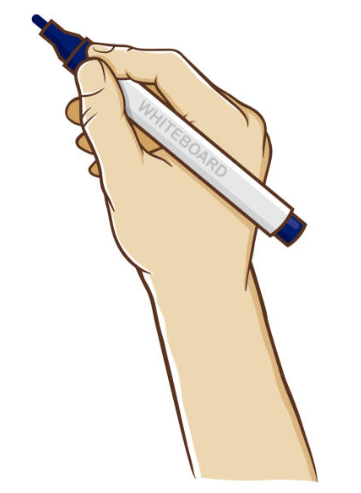
#> input picture generate-whiteboard-animated-videos/images/drawing-hand.png, 361 x 493 px, found by its file name
$ python draw-u3.py
#> lines starting #> are read from the running program, lines starting #| are printed output that depends on the picture; after the words box and inside, x2 and y2 are one past the last pixel; in counts of white or black regions, pixels touching at a corner belong together
import cv2
import numpy as np
import math
import os

def euc_dist(arr1, point):
    square_sub = (arr1 - point)**2
    return np.sqrt(np.sum(square_sub, axis=1))

def get_extreme_coordinates(mask):
    indices = np.where(mask == 255)
    # Extract the x and y coordinates of the pixels.
    x = indices[1]
    y = indices[0]

    # Find the minimum and maximum x and y coordinates.
    topleft = (np.min(x), np.min(y))
    bottomright = (np.max(x), np.max(y))

    return topleft, bottomright

def draw_hand_on_img(drawing, hand, drawing_coord_x, drawing_coord_y, hand_mask_inv, hand_ht, hand_wd, img_ht, img_wd):
    remaining_ht = img_ht - drawing_coord_y
    remaining_wd = img_wd - drawing_coord_x
    if(remaining_ht > hand_ht):
        crop_hand_ht = hand_ht
    else:
        crop_hand_ht = remaining_ht

    if(remaining_wd > hand_wd):
        crop_hand_wd = hand_wd
    else:
        crop_hand_wd = remaining_wd

    hand_cropped = hand[:crop_hand_ht, :crop_hand_wd]
    hand_mask_inv_cropped = hand_mask_inv[:crop_hand_ht, :crop_hand_wd]

    drawing[
        drawing_coord_y:drawing_coord_y+crop_hand_ht,
        drawing_coord_x:drawing_coord_x+crop_hand_wd
        ][:,:,0] = drawing[
            drawing_coord_y:drawing_coord_y+crop_hand_ht,
            drawing_coord_x:drawing_coord_x+crop_hand_wd
            ][:,:,0]*hand_mask_inv_cropped
    drawing[
        drawing_coord_y:drawing_coord_y+crop_hand_ht,
        drawing_coord_x:drawing_coord_x+crop_hand_wd
        ][:,:,1] = drawing[
            drawing_coord_y:drawing_coord_y+crop_hand_ht,
            drawing_coord_x:drawing_coord_x+crop_hand_wd
            ][:,:,1]*hand_mask_inv_cropped
    drawing[
        drawing_coord_y:drawing_coord_y+crop_hand_ht,
        drawing_coord_x:drawing_coord_x+crop_hand_wd
        ][:,:,2] = drawing[
            drawing_coord_y:drawing_coord_y+crop_hand_ht,
            drawing_coord_x:drawing_coord_x+crop_hand_wd
            ][:,:,2]*hand_mask_inv_cropped

    drawing[
        drawing_coord_y:drawing_coord_y+crop_hand_ht,
        drawing_coord_x:drawing_coord_x+crop_hand_wd
        ] = drawing[
        drawing_coord_y:drawing_coord_y+crop_hand_ht,
        drawing_coord_x:drawing_coord_x+crop_hand_wd
        ]+hand_cropped
    return drawing

# constants
img_path = "./images/1.png"
hand_path = "./images/drawing-hand.png"
hand_mask_path = "./images/hand-mask.png"
frame_rate = 25
resize_wd, resize_ht = 800, 800
split_len = 10

# video save path
img_name = img_path.rsplit("/", 1)[-1].rsplit(".", 1)[0]
video_save_name = img_name + ".mp4"
save_video_path = os.path.join("./save_videos", video_save_name)
print("save_video_path: ", save_video_path)

hand = cv2.imread(hand_path)
#> hand is the input picture: shape (493, 361, 3); mean B, G, R 223, 233.3, 240.6
# alpha_hand = cv2.imread("./images/alpha-hand.png")
hand_mask = cv2.imread(hand_mask_path,cv2.IMREAD_GRAYSCALE)
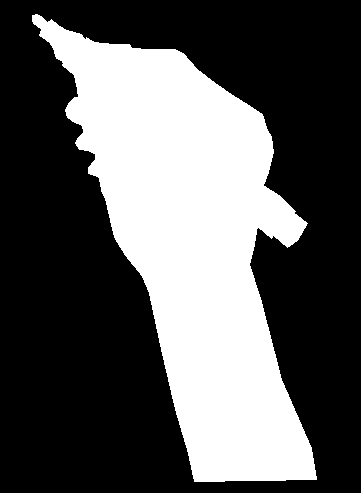
#> input picture generate-whiteboard-animated-videos/images/hand-mask.png, 361 x 493 px, found by its file name
#> hand_mask: shape (493, 361); 35.2% white; 1 white region, box (x1, y1, x2, y2) and area: (32, 14, 317, 482) 62617
img = cv2.imread(img_path)
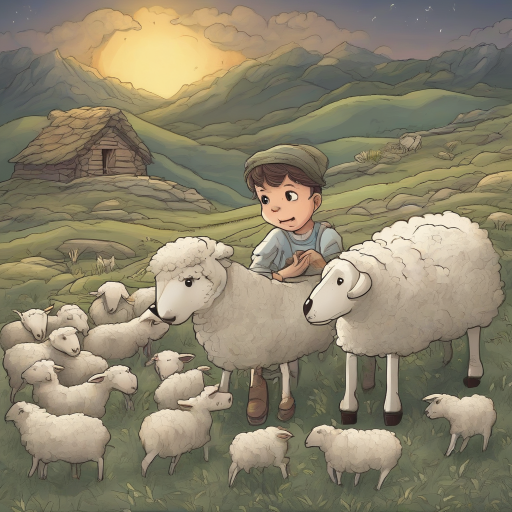
#> input picture generate-whiteboard-animated-videos/images/1.png, 1024 x 1024 px, found by its file name (shown at 1/2 size)
#> img is the input picture: shape (1024, 1024, 3); mean B, G, R 107.5, 130.9, 139.2

top_left, bottom_right = get_extreme_coordinates(hand_mask)
#> in get_extreme_coordinates, `indices = np.where(mask == 255)`: indices = 62617 positions, rows 14 to 481, columns 32 to 316
#> in get_extreme_coordinates, `topleft = (np.min(x), np.min(y))`: topleft = (32, 14)
#> in get_extreme_coordinates, `bottomright = (np.max(x), np.max(y))`: bottomright = (316, 481)
#> top_left = (32, 14); bottom_right = (316, 481)
hand = hand[top_left[1]:bottom_right[1], top_left[0]:bottom_right[0]]
#> hand: shape (467, 284, 3)
hand_mask = hand_mask[top_left[1]:bottom_right[1], top_left[0]:bottom_right[0]]
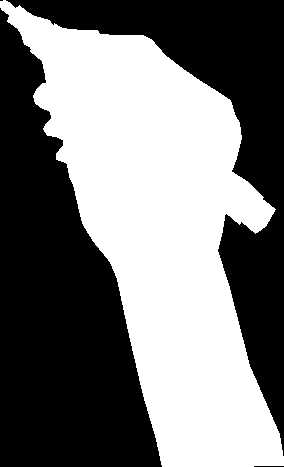
#> hand_mask: shape (467, 284); 47.2% white; 1 white region, box (x1, y1, x2, y2) and area: (0, 0, 284, 467) 62582
hand_mask_inv = 255 - hand_mask

# standardizing the hand masks
hand_mask = hand_mask/255
hand_mask_inv = hand_mask_inv/255

# making the hand background black
hand_bg_ind = np.where(hand_mask == 0)
#> hand_bg_ind = 70046 positions, rows 0 to 466, columns 0 to 283
hand[hand_bg_ind] = [0, 0, 0]
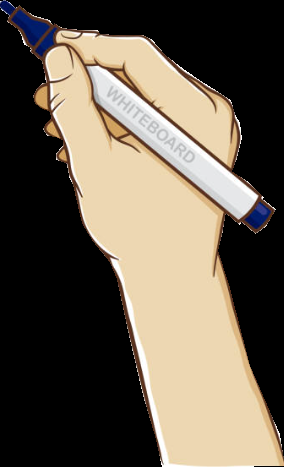
#> hand: shape (467, 284, 3); mean B, G, R 78.8, 92.4, 102

img = cv2.resize(img, (resize_wd, resize_ht))
#> img: shape (800, 800, 3)
img_gray = cv2.cvtColor(img, cv2.COLOR_BGR2GRAY)
img_gray = cv2.adaptiveThreshold(img_gray,255,cv2.ADAPTIVE_THRESH_GAUSSIAN_C, cv2.THRESH_BINARY, 15, 3)
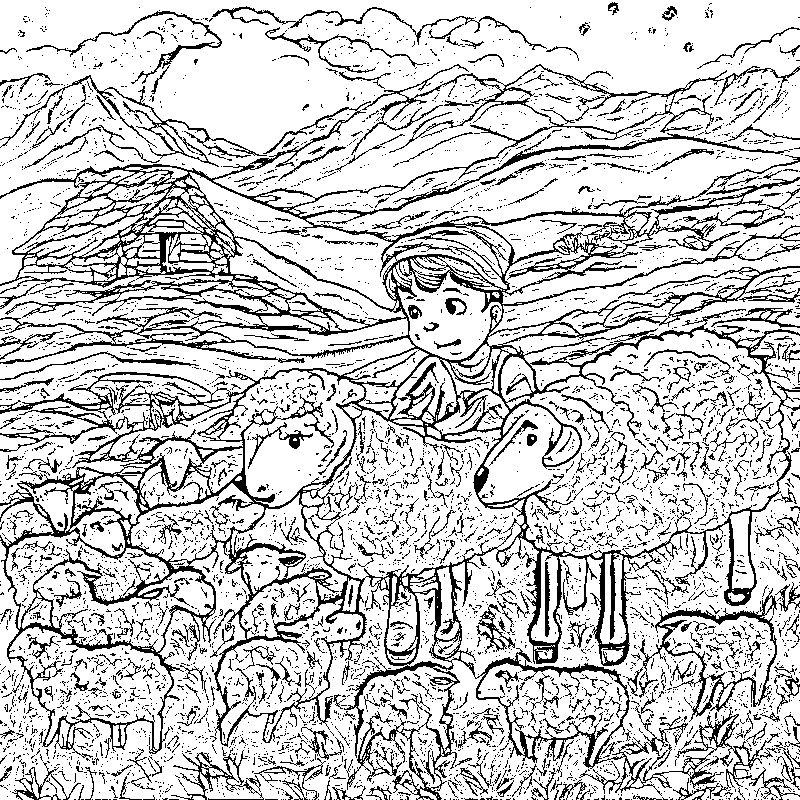
#> img_gray: shape (800, 800); 79.4% white; black in thin lines or dots

# finding all points where pixel is black
black_indices = np.array(np.where(img_gray == 0)).T
#> black_indices = 132007 pairs, first value 2 to 799, second value 0 to 799
print("Length of black indices: ", len(black_indices))
#| Length of black indices:  132007

# getting the img and hand dim
hand_ht, hand_wd = hand.shape[0], hand.shape[1]
#> hand_ht = 467; hand_wd = 284
img_ht, img_wd = img.shape[0], img.shape[1]
#> img_ht = 800; img_wd = 800

# adding the marker at right position
# split_mid_h, split_mid_v = 500, 600
# drawing = draw_hand_on_img(img, hand, split_mid_h, split_mid_v, hand_mask_inv, hand_ht, hand_wd, img_ht, img_wd)


# # draw
video = cv2.VideoWriter(save_video_path, cv2.VideoWriter_fourcc(*"mp4v"), frame_rate, (img.shape[1], img.shape[0]))

# creating an emtpy frame and select 0th index as the starting point to draw
drawn_frame = np.zeros(img.shape, np.uint8) + np.array([255, 255, 255], np.uint8)
selected_ind = 0
n_cuts_vertical = int(math.ceil(img.shape[0]/split_len))
#> n_cuts_vertical = 80
n_cuts_horizontal = int(math.ceil(img.shape[1]/split_len))
#> n_cuts_horizontal = 80

cut = np.array(np.split(img_gray, n_cuts_horizontal, axis=-1))
cut = np.array(np.split(cut, n_cuts_vertical, axis=-2))
print(cut.shape)
#| (80, 80, 10, 10)

b = (cut < 10)*1
c = np.sum(np.sum(b, axis = -1), axis = -1)
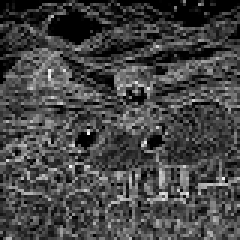
#> c: shape (80, 80) int64 (shown 3 times larger); min 0, max 76, mean 20.6; drawn with min black and max white
d = np.array(np.where(c > 0)).T
#> d = 5853 pairs, first value 0 to 79, second value 0 to 79


counter = 0
while(len(d) > 1):
    selected_ind_val = d[selected_ind].copy()
    range_v_start = selected_ind_val[0]*split_len
    range_v_end = range_v_start + split_len
    range_h_start = selected_ind_val[1]*split_len
    range_h_end = range_h_start + split_len

    temp_drawing = np.zeros((split_len, split_len, 3))
    temp_drawing[:, :, 0] = cut[selected_ind_val[0]][selected_ind_val[1]]
    temp_drawing[:, :, 1] = cut[selected_ind_val[0]][selected_ind_val[1]]
    temp_drawing[:, :, 2] = cut[selected_ind_val[0]][selected_ind_val[1]]

    drawn_frame[range_v_start:range_v_end, range_h_start:range_h_end] = temp_drawing

    hand_coord_x = range_h_start + int(split_len/2)
    hand_coord_y = range_v_start + int(split_len/2)
    drawn_frame_with_hand = draw_hand_on_img(drawn_frame.copy(), hand.copy(), hand_coord_x, hand_coord_y, hand_mask_inv.copy(), hand_ht, hand_wd, img_ht, img_wd)

    # delete the selected ind from the d_array
    d[selected_ind] = d[-1]
    d = d[:-1]

    del selected_ind

    # select the next new index
    euc_arr = euc_dist(d, selected_ind_val)
    selected_ind = np.argmin(euc_arr)
    # [5 lines of commented-out code are left out]


    counter += 1

    if(counter%5 == 0):
        video.write(drawn_frame_with_hand)
        print("counter: ", counter)
        print("Selected Index: ", selected_ind)
        print("len of black indices: ", len(d))
#> this loop made 5852 passes
#> (selected_ind_val, range_v_start, range_v_end, range_h_start, range_h_end, hand_coord_x, hand_coord_y, remaining_ht in draw_hand_on_img) on passes 1 to 3: ([0, 4], 0, 10, 40, 50, 45, 5, 795), ([1, 4], 10, 20, 40, 50, 45, 15, 785), ([2, 4], 20, 30, 40, 50, 45, 25, 775)
#> (printed output is left out)
#> pass 3, `drawn_frame_with_hand = draw_hand_on_img(drawn_frame.copy(), hand.copy..`:
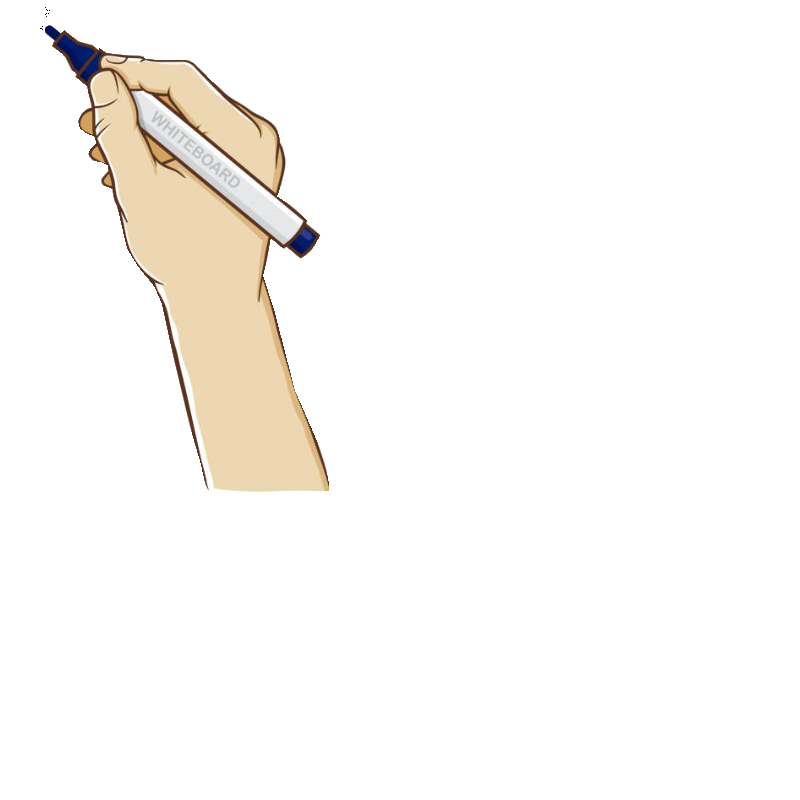
#> drawn_frame_with_hand: shape (800, 800, 3); mean B, G, R 246.4, 249.2, 251.2
#> after the loop: drawn_frame: shape (800, 800, 3); 79.4% white; black in thin lines or dots

for i in range(frame_rate):
    video.write(img)

video.release()
cv2.imshow("img", img)
cv2.imshow("img_gray", img_gray)
cv2.imshow("hand", hand)
cv2.imshow("hand_mask", hand_mask)
cv2.imshow("hand_mask_inv", hand_mask_inv)
# cv2.imshow("drawing", drawing)

cv2.waitKey(0)
cv2.destroyAllWindows()
